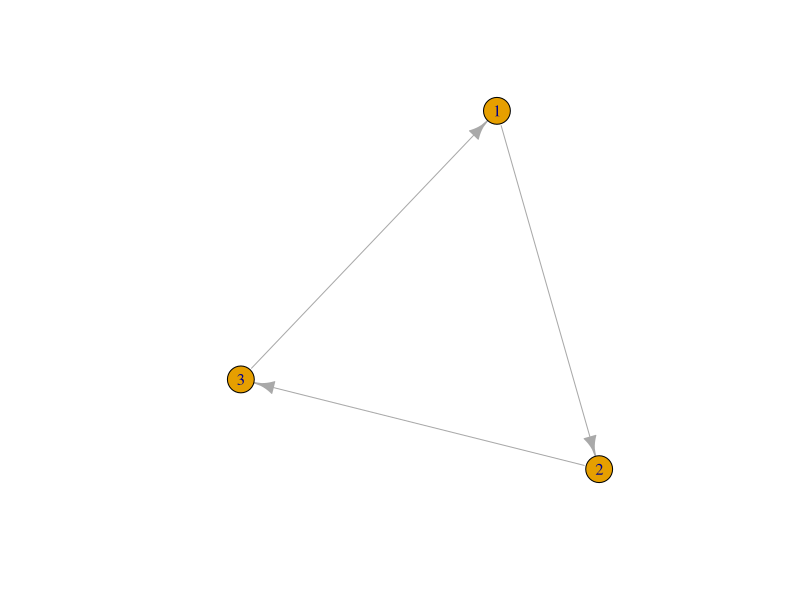
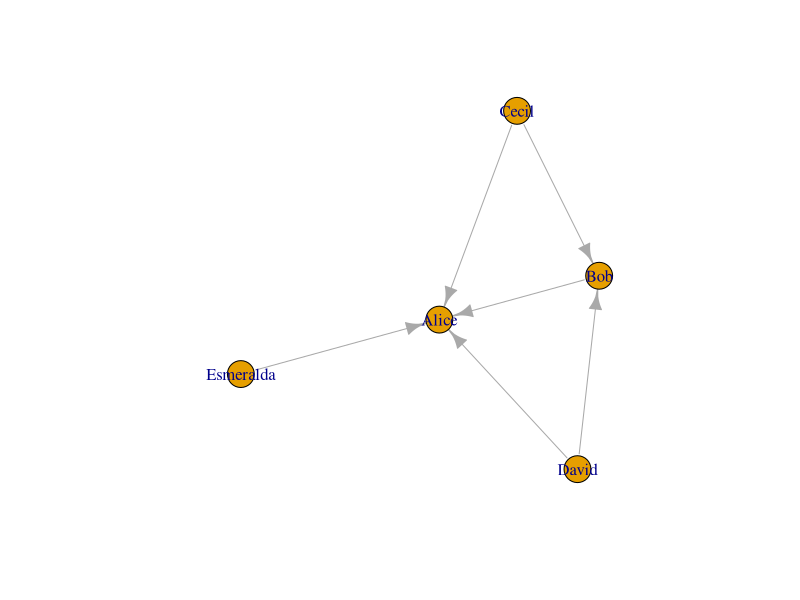
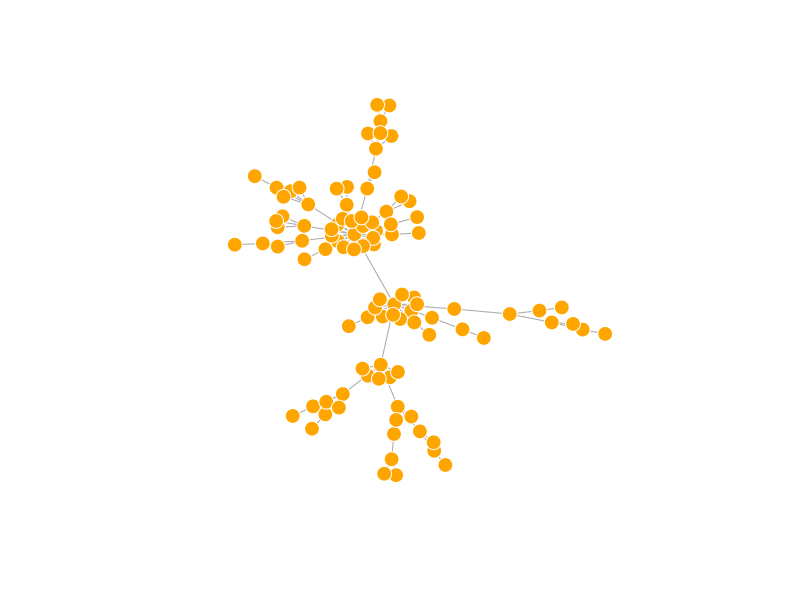

The R source for these figures, in order:
## ---- chunk 1
knitr::opts_chunk$set(echo = TRUE)
## ---- chunk 2
library(igraph)
## ---- chunk 3
# Create graph with edges 1->2, 2->3 and 3->1
g1 <- graph( edges=c(1,2, 2,3, 3, 1), n=3, directed=T)
plot(g1)
## ---- chunk 4
## Simple example dataframe
relations <- data.frame(from=c("Bob", "Cecil", "Cecil", "David", "David", "Esmeralda"),
                        to=c("Alice", "Bob", "Alice", "Alice", "Bob", "Alice"),
                        same.dept=c(FALSE,FALSE,TRUE,FALSE,FALSE,TRUE),
                        friendship=c(4,5,5,2,1,1),
                        advice=c(4,5,5,4,2,3))
relations
## ---- chunk 5
g <- graph.data.frame(relations, directed=TRUE)
print(g)
## ---- chunk 6
plot(g)
## ---- chunk 7
# Generate random network
g <- sample_pa(100)

# Set layouts for vertices (V) and edges (E)
V(g)$size <- 8
V(g)$frame.color <- "white"
V(g)$color <- "orange"
V(g)$label <- "" 
E(g)$arrow.mode <- 0

plot(g)
